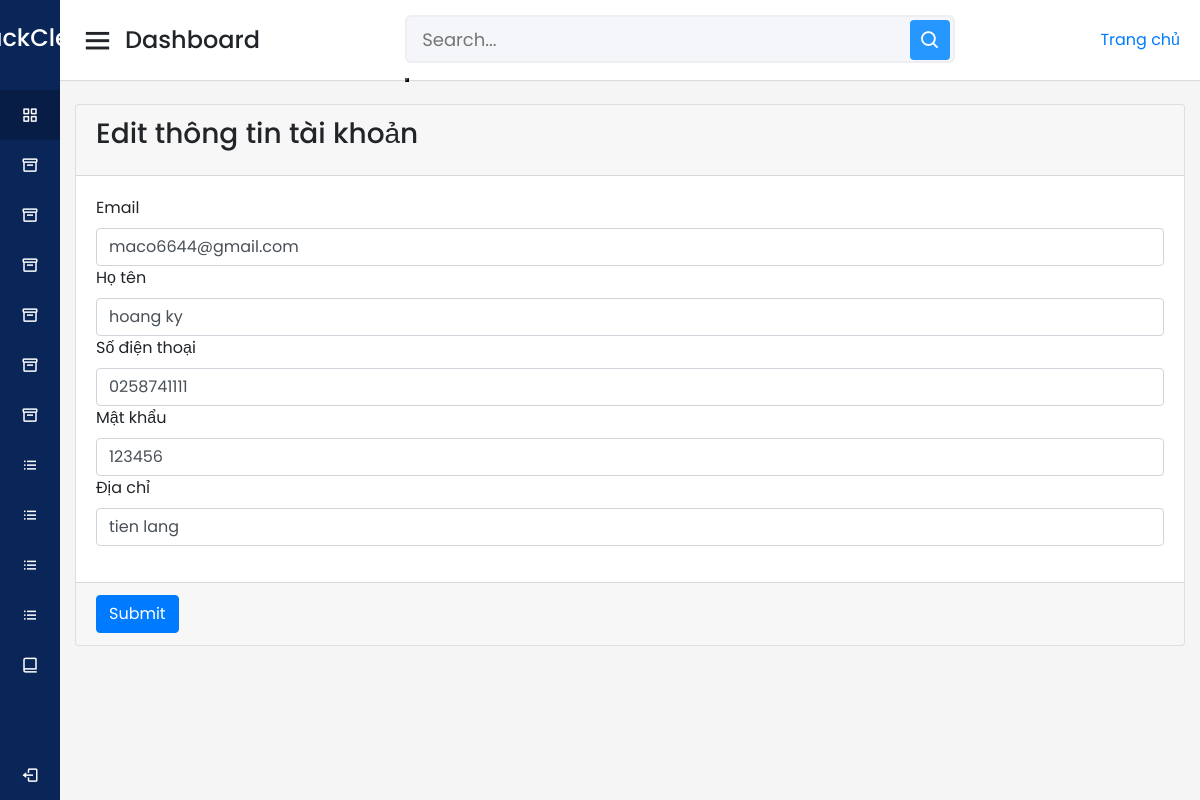
The page /admin/index.php?act=user_update&id_user=16 (signed in) on the database its author committed.
### tables this page shows
CREATE TABLE `user` (
  `id_user` int(11) NOT NULL,
  `email` text NOT NULL,
  `ho_ten` text NOT NULL,
  `so_dien_thoai` text NOT NULL,
  `dia_chi` text NOT NULL,
  `id_role` int(11) NOT NULL
);

CREATE TABLE `role` (
  `id_role` int(11) NOT NULL,
  `vai_tro` tinyint(1) NOT NULL DEFAULT 1,
  `mat_khau` varchar(50) NOT NULL
);

### model/pdo.php (called while the page is built, shortened)
<?php
function pdo_get_connection(){
    $dburl = "mysql:host=localhost;dbname=duan1_fpoly_2023;charset=utf8";
    $username = 'root';
    $password = '';
    $conn = new PDO($dburl, $username, $password);
    $conn->setAttribute(PDO::ATTR_ERRMODE, PDO::ERRMODE_EXCEPTION);
    return $conn;
}
function pdo_query_one($sql){
    $sql_args = array_slice(func_get_args(), 1);
    try{
        $conn = pdo_get_connection();
        $stmt = $conn->prepare($sql);
        $stmt->execute($sql_args);
        $row = $stmt->fetch(PDO::FETCH_ASSOC);
        return $row;
    }
    catch(PDOException $e){
        throw $e;
    }
    finally{
        unset($conn);
    }
}

### model/users.php (called while the page is built, shortened)
<?php
function query_update_user($id_user) {
    $sql = "select * from user inner join role on role.id_role = user.id_role where id_user = ".$id_user;
    $result=pdo_query_one($sql);
    return $result;
}

### admin/nguoidung/update_taikhoan.php (the view, shortened to what this page needs)
<section class="content">
    <div class="container-fluid">
        <div class="row">
            <div class="col-md-12">
                <div class="card card-primary">
                    <div class="card-header">
                        <h3 class="card-title">Edit thông tin tài khoản<small></small></h3>
                    </div>
                    <form action="index.php?act=update_User" method="post" enctype="multipart/form-data">
                        <div class="card-body">
                            <div class="form-group">
                                <label for="exampleInputEmail1">Email</label>
                                <input type="text" name="email" class="form-control" placeholder="" value="<?php echo $result['email'] ?>">
                                <label for="exampleInputEmail1">Họ tên</label>
                                <input type="text" name="full_name" class="form-control" placeholder="" value="<?php echo $result['ho_ten'] ?>">
                                <label for="exampleInputEmail1">Số điện thoại</label>
                                <input type="text" name="phone" class="form-control" placeholder="" value="<?php echo $result['so_dien_thoai'] ?>">
                                <label for="exampleInputEmail1">Mật khẩu</label>
                                <input type="text" name="pass" class="form-control" placeholder="" value="<?php echo $result['mat_khau'] ?>">
                                <label for="exampleInputEmail1">Địa chỉ</label>
                                <input type="text" name="dia_chi" class="form-control" placeholder="" value="<?php echo $result['dia_chi'] ?>">
                            </div>
                        </div>
                        <div class="card-footer">
                            <input type="submit" class="btn btn-primary" value="Submit" name="btn_update"></input>
                        </div>
                    </form>
                </div>
            </div>
            <div class="col-md-6">
            </div>
        </div>
    </div>
</section>

### Assets/css/admin.css (style rules this page uses)
* { margin: 0; padding: 0; box-sizing: border-box; font-family: 'Poppins', sans-serif; }

### rows shown on the page
user: email "maco6644@gmail.com", full_name "hoang ky", phone "0258741111", pass "123456", dia_chi "tien lang"
